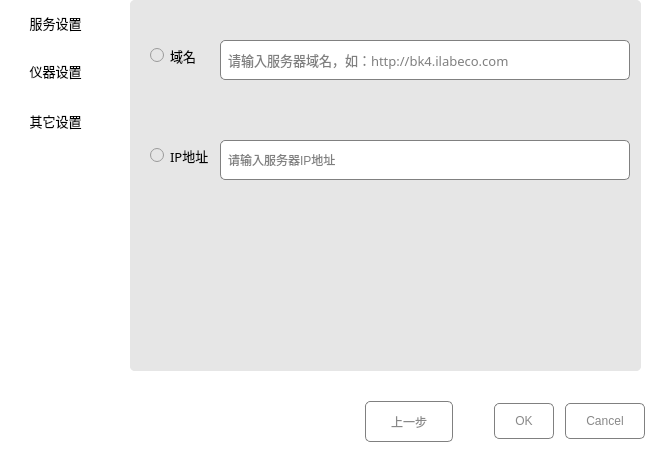
<?xml version="1.0" encoding="UTF-8"?>
<ui version="4.0">
 <class>SettingDialog</class>
 <widget class="QDialog" name="SettingDialog">
  <property name="geometry">
   <rect>
    <x>0</x>
    <y>0</y>
    <width>650</width>
    <height>450</height>
   </rect>
  </property>
  <property name="font">
   <font>
    <pointsize>10</pointsize>
   </font>
  </property>
  <property name="windowTitle">
   <string>Dialog</string>
  </property>
  <property name="styleSheet">
   <string notr="true">*{
border-radius:20px;
background-color: rgb(255, 255, 255);
}
</string>
  </property>
  <widget class="QToolButton" name="serverToolButton">
   <property name="enabled">
    <bool>false</bool>
   </property>
   <property name="geometry">
    <rect>
     <x>0</x>
     <y>2</y>
     <width>111</width>
     <height>41</height>
    </rect>
   </property>
   <property name="font">
    <font>
     <family>微软雅黑</family>
     <pointsize>10</pointsize>
     <weight>50</weight>
     <italic>false</italic>
     <bold>false</bold>
    </font>
   </property>
   <property name="styleSheet">
    <string notr="true">*{
color: rgb(0, 0, 0);
}

QToolBtton#serverToolButton{
	background-color: transparent; border: none;
}
#serverToolButton::checked{
	
   	color: rgb(0, 85, 255);
	border-width:2px;	
	border-color: rgb(0, 85, 255);
}
</string>
   </property>
   <property name="text">
    <string>服务设置</string>
   </property>
   <property name="checkable">
    <bool>false</bool>
   </property>
   <property name="checked">
    <bool>false</bool>
   </property>
  </widget>
  <widget class="QToolButton" name="instrumentToolButton">
   <property name="enabled">
    <bool>false</bool>
   </property>
   <property name="geometry">
    <rect>
     <x>0</x>
     <y>50</y>
     <width>111</width>
     <height>41</height>
    </rect>
   </property>
   <property name="font">
    <font>
     <family>微软雅黑</family>
     <pointsize>10</pointsize>
     <weight>50</weight>
     <italic>false</italic>
     <bold>false</bold>
    </font>
   </property>
   <property name="styleSheet">
    <string notr="true">*{
color: rgb(0, 0, 0);
}

QToolBtton#instrumentToolButton{
	background-color: transparent; border: none;
}

#instrumentToolButton::checked {
	color: rgb(0, 85, 255);
	border-width:2px;	
	border-color: rgb(0, 85, 255);
}</string>
   </property>
   <property name="text">
    <string>仪器设置</string>
   </property>
   <property name="checkable">
    <bool>false</bool>
   </property>
  </widget>
  <widget class="QStackedWidget" name="stackedWidget">
   <property name="geometry">
    <rect>
     <x>130</x>
     <y>0</y>
     <width>511</width>
     <height>371</height>
    </rect>
   </property>
   <property name="styleSheet">
    <string notr="true">border-radius: 5px;
background-color: rgb(230, 230, 230);</string>
   </property>
   <property name="currentIndex">
    <number>0</number>
   </property>
   <widget class="QWidget" name="page">
    <widget class="QLineEdit" name="ipEdit">
     <property name="geometry">
      <rect>
       <x>90</x>
       <y>140</y>
       <width>410</width>
       <height>40</height>
      </rect>
     </property>
     <property name="styleSheet">
      <string notr="true">background-color: rgb(255, 255, 255);
border: 1px solid gray;
padding-left:5px;
font: 10pt &quot;微软雅黑&quot;;</string>
     </property>
     <property name="placeholderText">
      <string>请输入服务器IP地址</string>
     </property>
    </widget>
    <widget class="QRadioButton" name="radioButton1">
     <property name="geometry">
      <rect>
       <x>20</x>
       <y>40</y>
       <width>61</width>
       <height>31</height>
      </rect>
     </property>
     <property name="font">
      <font>
       <family>微软雅黑</family>
       <pointsize>10</pointsize>
       <weight>50</weight>
       <italic>false</italic>
       <bold>false</bold>
      </font>
     </property>
     <property name="styleSheet">
      <string notr="true">*{
color: rgb(0, 0, 0);
}</string>
     </property>
     <property name="text">
      <string>域名</string>
     </property>
    </widget>
    <widget class="QRadioButton" name="radioButton2">
     <property name="geometry">
      <rect>
       <x>20</x>
       <y>140</y>
       <width>61</width>
       <height>31</height>
      </rect>
     </property>
     <property name="font">
      <font>
       <family>微软雅黑</family>
       <pointsize>10</pointsize>
      </font>
     </property>
     <property name="styleSheet">
      <string notr="true">*{
color: rgb(0, 0, 0);
}</string>
     </property>
     <property name="text">
      <string>IP地址</string>
     </property>
    </widget>
    <widget class="QLineEdit" name="urlEdit">
     <property name="geometry">
      <rect>
       <x>90</x>
       <y>40</y>
       <width>410</width>
       <height>40</height>
      </rect>
     </property>
     <property name="font">
      <font>
       <family>微软雅黑</family>
       <pointsize>10</pointsize>
       <weight>50</weight>
       <italic>false</italic>
       <bold>false</bold>
      </font>
     </property>
     <property name="styleSheet">
      <string notr="true">background-color: rgb(255, 255, 255);
border: 1px solid gray;
padding-left:5px;
font: 10pt &quot;微软雅黑&quot;;</string>
     </property>
     <property name="placeholderText">
      <string>请输入服务器域名，如：http://bk4.ilabeco.com</string>
     </property>
    </widget>
   </widget>
   <widget class="QWidget" name="page_3">
    <property name="styleSheet">
     <string notr="true"/>
    </property>
    <widget class="QTableWidget" name="tableWidget">
     <property name="geometry">
      <rect>
       <x>20</x>
       <y>60</y>
       <width>481</width>
       <height>301</height>
      </rect>
     </property>
     <property name="styleSheet">
      <string notr="true">* { border: none; }
</string>
     </property>
     <property name="editTriggers">
      <set>QAbstractItemView::NoEditTriggers</set>
     </property>
    </widget>
    <widget class="QLineEdit" name="keyWord">
     <property name="geometry">
      <rect>
       <x>20</x>
       <y>10</y>
       <width>391</width>
       <height>40</height>
      </rect>
     </property>
     <property name="styleSheet">
      <string notr="true">background-color: rgb(255, 255, 255);
color: rgb(194, 194, 194);
</string>
     </property>
     <property name="text">
      <string/>
     </property>
     <property name="placeholderText">
      <string>请输入关键字</string>
     </property>
    </widget>
    <widget class="QPushButton" name="searchMachine">
     <property name="geometry">
      <rect>
       <x>420</x>
       <y>10</y>
       <width>81</width>
       <height>41</height>
      </rect>
     </property>
     <property name="styleSheet">
      <string notr="true">*{
	font: 12pt &quot;微软雅黑&quot;;
	
	color: rgb(136, 136, 136);
	border-radius: 5px;


	background-color: rgb(255, 255, 255);
	border: 1px solid gray;

}
QPushButton:hover{
	
	color: rgb(0, 85, 255);
	border: 1px solid blue;

}

QPushButton::checked {
	

	border: 1px solid blue;
	color: rgb(255, 255, 255);

}</string>
     </property>
     <property name="text">
      <string>查询</string>
     </property>
    </widget>
   </widget>
   <widget class="QWidget" name="page_4">
    <widget class="QLabel" name="label">
     <property name="geometry">
      <rect>
       <x>30</x>
       <y>20</y>
       <width>81</width>
       <height>41</height>
      </rect>
     </property>
     <property name="font">
      <font>
       <family>宋体</family>
       <pointsize>10</pointsize>
       <weight>50</weight>
       <bold>false</bold>
      </font>
     </property>
     <property name="text">
      <string>当前账号：</string>
     </property>
    </widget>
    <widget class="QLabel" name="label_2">
     <property name="geometry">
      <rect>
       <x>30</x>
       <y>80</y>
       <width>91</width>
       <height>31</height>
      </rect>
     </property>
     <property name="font">
      <font>
       <family>宋体</family>
       <pointsize>10</pointsize>
       <weight>50</weight>
       <bold>false</bold>
      </font>
     </property>
     <property name="text">
      <string>关闭进程：</string>
     </property>
    </widget>
    <widget class="QListWidget" name="listWidget">
     <property name="geometry">
      <rect>
       <x>120</x>
       <y>80</y>
       <width>256</width>
       <height>192</height>
      </rect>
     </property>
    </widget>
    <widget class="QLabel" name="userlabel">
     <property name="geometry">
      <rect>
       <x>120</x>
       <y>20</y>
       <width>81</width>
       <height>41</height>
      </rect>
     </property>
     <property name="font">
      <font>
       <family>宋体</family>
       <pointsize>10</pointsize>
       <weight>50</weight>
       <bold>false</bold>
      </font>
     </property>
     <property name="text">
      <string/>
     </property>
    </widget>
   </widget>
  </widget>
  <widget class="QPushButton" name="pushButton">
   <property name="geometry">
    <rect>
     <x>360</x>
     <y>401</y>
     <width>93</width>
     <height>41</height>
    </rect>
   </property>
   <property name="sizePolicy">
    <sizepolicy hsizetype="Expanding" vsizetype="Fixed">
     <horstretch>0</horstretch>
     <verstretch>0</verstretch>
    </sizepolicy>
   </property>
   <property name="font">
    <font>
     <family>宋体</family>
     <pointsize>9</pointsize>
     <weight>50</weight>
     <italic>false</italic>
     <bold>false</bold>
    </font>
   </property>
   <property name="styleSheet">
    <string notr="true">*{	
	color: rgb(136, 136, 136);
	border-radius: 5px;
	margin-left:5px;
	padding:10px 20px;
	background-color: rgb(255, 255, 255);
	border: 1px solid gray;


}
QPushButton:hover{
	color: rgb(0, 85, 255);
	border: 1px solid blue;
}

QPushButton::checked {
	border: 1px solid blue;
	color: rgb(255, 255, 255);
}</string>
   </property>
   <property name="text">
    <string>上一步</string>
   </property>
  </widget>
  <widget class="QDialogButtonBox" name="buttonBox">
   <property name="geometry">
    <rect>
     <x>460</x>
     <y>401</y>
     <width>185</width>
     <height>41</height>
    </rect>
   </property>
   <property name="font">
    <font>
     <family>宋体</family>
     <pointsize>9</pointsize>
     <weight>50</weight>
     <italic>false</italic>
     <bold>false</bold>
    </font>
   </property>
   <property name="styleSheet">
    <string notr="true">*{
	color: rgb(136, 136, 136);
	border-radius: 5px;
	margin-left:5px;
	padding:10px 20px;
	background-color: rgb(255, 255, 255);
	border: 1px solid gray;

}
QPushButton:hover{
	
	color: rgb(0, 85, 255);
	border: 1px solid blue;

}

QPushButton::checked {
	
	background-color: blue;
	border: 1px solid blue;
	color: rgb(255, 255, 255);

}</string>
   </property>
   <property name="orientation">
    <enum>Qt::Horizontal</enum>
   </property>
   <property name="standardButtons">
    <set>QDialogButtonBox::Cancel|QDialogButtonBox::Ok</set>
   </property>
  </widget>
  <widget class="QToolButton" name="otherToolButton">
   <property name="enabled">
    <bool>false</bool>
   </property>
   <property name="geometry">
    <rect>
     <x>0</x>
     <y>100</y>
     <width>111</width>
     <height>41</height>
    </rect>
   </property>
   <property name="font">
    <font>
     <family>微软雅黑</family>
     <pointsize>10</pointsize>
     <weight>50</weight>
     <italic>false</italic>
     <bold>false</bold>
    </font>
   </property>
   <property name="styleSheet">
    <string notr="true">*{
color: rgb(0, 0, 0);
}

QToolBtton#instrumentToolButton{
	background-color: transparent; border: none;
}

#instrumentToolButton::checked {
	color: rgb(0, 85, 255);
	border-width:2px;	
	border-color: rgb(0, 85, 255);
}</string>
   </property>
   <property name="text">
    <string>其它设置</string>
   </property>
   <property name="checkable">
    <bool>false</bool>
   </property>
  </widget>
 </widget>
 <resources/>
 <connections/>
</ui>
